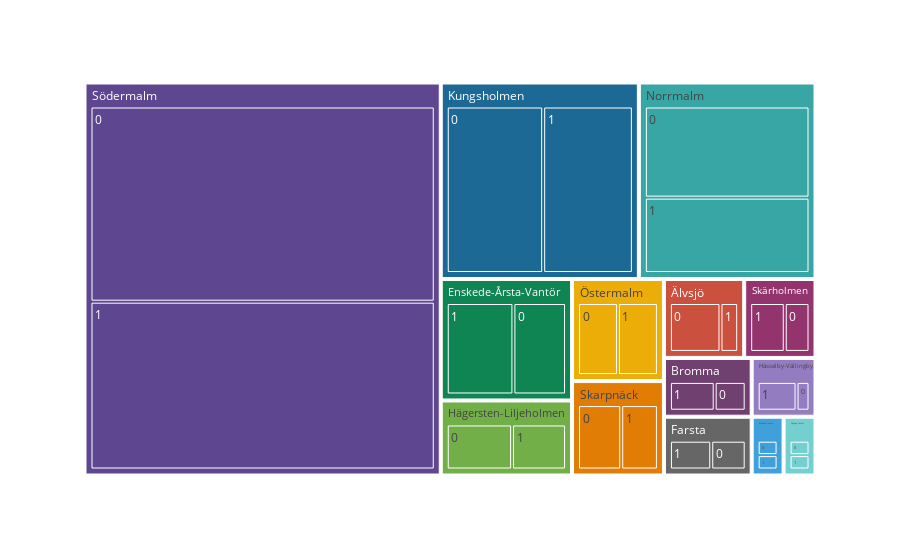

This figure's notebook cell:
### Code cell
# Define a custom color mapping function
def get_tile_color(tile_path):
    # Get the name of the neighbourhood and the dominant topic from the tile path
    neighbourhood, dominant_topic = tile_path[-2:]

    # Assign a specific color to each combination of neighbourhood and dominant topic
    if dominant_topic == 'topic 0' and neighbourhood == 'Neighbourhood 1':
        return 'red'
    elif dominant_topic == 'topic 1' and neighbourhood == 'Neighbourhood 2':
        return 'green'
    else:
        # Use the default color scale for all other tiles
        return None

# Create the treemap with the custom color mapping function
fig = px.treemap(
    numnber_topic_by_neighbourhood,
    path=['neighbourhood', 'dominant_topic'],
    values='number_of_reviews',
    color_discrete_sequence=PALETTE,
    color_continuous_midpoint=np.average(numnber_topic_by_neighbourhood['number_of_reviews']),
)

# Apply the custom color mapping function to each tile
fig.data[0].marker.colors = [get_tile_color(tile_path) for tile_path in fig.data[0].ids]

# Show the figure
fig.show()

### Figure 1 — Plotly figure (JSON) as saved in the notebook; plotly's stock layout.template omitted (floating-point values rounded to 4 significant figures)
{"data": [{"branchvalues": "total", "domain": {"x": [0, 1], "y": [0, 1]}, "hovertemplate": "labels=%{label}<br>number_of_reviews=%{value}<br>parent=%{parent}<br>id=%{id}<extra></extra>", "ids": ["Bromma/0", "Enskede-Årsta-Vantör/0", "Farsta/0", "Hägersten-Liljeholmen/0", "Hässelby-Vällingby/0", "Kungsholmen/0", "Norrmalm/0", "Rinkeby-Tensta/0", "Skarpnäck/0", "Skärholmen/0", "Spånga-Tensta/0", "Södermalm/0", "Älvsjö/0", "Östermalm/0", "Bromma/1", "Enskede-Årsta-Vantör/1", "Farsta/1", "Hägersten-Liljeholmen/1", "Hässelby-Vällingby/1", "Kungsholmen/1", "Norrmalm/1", "Rinkeby-Tensta/1", "Skarpnäck/1", "Skärholmen/1", "Spånga-Tensta/1", "Södermalm/1", "Älvsjö/1", "Östermalm/1", "Bromma", "Enskede-Årsta-Vantör", "Farsta", "Hägersten-Liljeholmen", "Hässelby-Vällingby", "Kungsholmen", "Norrmalm", "Rinkeby-Tensta", "Skarpnäck", "Skärholmen", "Spånga-Tensta", "Södermalm", "Älvsjö", "Östermalm"], "labels": ["0", "0", "0", "0", "0", "0", "0", "0", "0", "0", "0", "0", "0", "0", "1", "1", "1", "1", "1", "1", "1", "1", "1", "1", "1", "1", "1", "1", "Bromma", "Enskede-Årsta-Vantör", "Farsta", "Hägersten-Liljeholmen", "Hässelby-Vällingby", "Kungsholmen", "Norrmalm", "Rinkeby-Tensta", "Skarpnäck", "Skärholmen", "Spånga-Tensta", "Södermalm", "Älvsjö", "Östermalm"], "marker": {"colors": [null, null, null, null, null, null, null, null, null, null, null, null, null, null, null, null, null, null, null, null, null, null, null, null, null, null, null, null, null, null, null, null, null, null, null, null, null, null, null, null, null, null]}, "name": "", "parents": ["Bromma", "Enskede-Årsta-Vantör", "Farsta", "Hägersten-Liljeholmen", "Hässelby-Vällingby", "Kungsholmen", "Norrmalm", "Rinkeby-Tensta", "Skarpnäck", "Skärholmen", "Spånga-Tensta", "Södermalm", "Älvsjö", "Östermalm", "Bromma", "Enskede-Årsta-Vantör", "Farsta", "Hägersten-Liljeholmen", "Hässelby-Vällingby", "Kungsholmen", "Norrmalm", "Rinkeby-Tensta", "Skarpnäck", "Skärholmen", "Spånga-Tensta", "Södermalm", "Älvsjö", "Östermalm", "", "", "", "", "", "", "", "", "", "", "", "", "", ""], "type": "treemap", "values": [9, 30, 10, 23, 4, 86, 81, 4, 20, 10, 4, 321, 20, 20, 13, 38, 12, 19, 12, 80, 67, 4, 17, 14, 4, 276, 7, 20, 22, 68, 22, 42, 16, 166, 148, 8, 37, 24, 8, 597, 27, 40]}], "layout": {"legend": {"tracegroupgap": 0}, "margin": {"t": 60}, "treemapcolorway": ["rgb(95, 70, 144)", "rgb(29, 105, 150)", "rgb(56, 166, 165)", "rgb(15, 133, 84)", "rgb(115, 175, 72)", "rgb(237, 173, 8)", "rgb(225, 124, 5)", "rgb(204, 80, 62)", "rgb(148, 52, 110)", "rgb(111, 64, 112)", "rgb(102, 102, 102)"]}}
